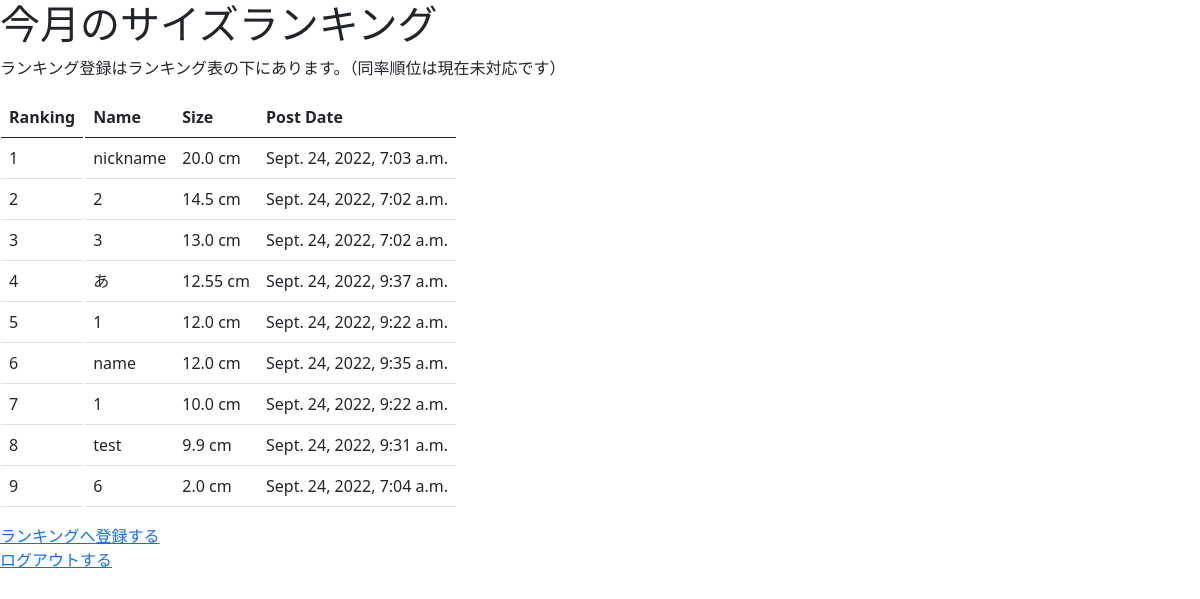
/show/ (signed in), run on the app's committed database.
### sizeranking_app/models.py (models this page shows)
class RankingModel(models.Model):
    name = models.CharField(max_length=10)
    size = models.FloatField(validators=[MinValueValidator(0), MaxValueValidator(26)])
    ranking = models.AutoField(primary_key=True)
    pub_date = models.DateTimeField(auto_now_add=True)
    class Meta:
        ordering = ('-size',)

### sizeranking_app/views.py (the view)
# urls.py: path('show/', showview, name='show'),
@login_required
def showview(request):
    object_list = RankingModel.objects.all() #ランキングモデルのテーブル全て取得
    ranking = range(1, len(object_list)+1)
    params = {
        'object_list' : object_list,
        'ranking_list' : ranking,
    }
    return render(request, 'show.html', params) #{}内の左がhtmlでの変数名：右が中身

### templates/show.html
{% extends 'base.html' %}
{% load static %}
{% block header %}
<link href="{% static 'style.css' %}" rel="stylesheet">
{% endblock header%}
{% block content %}
<h1>今月のサイズランキング</h1>
<p>ランキング登録はランキング表の下にあります。（同率順位は現在未対応です）</p>
<TABLE BORDER="0">
<TR>
<TD>
<table class="table caption-top">
  <thead>
    <tr>
      <th scope="col">Ranking</th>
    </tr>
  </thead>
  <tbody>
  {% for ranking in ranking_list %}
    <tr>
      <td>{{ ranking }}</td>
    </tr>
  {% endfor %}
  </tbody>
</table>
</TD>
<TD>
<table class="table caption-top">
  <thead>
    <tr>
      <th scope="col">Name</th>
      <th scope="col">Size</th>
      <th scope="col">Post Date</th>
    </tr>
  </thead>
  <tbody>
  {% for item in object_list %}
    <tr>
      <td>{{ item.name }}</td>
      <td>{{ item.size }} cm</td>
      <td>{{ item.pub_date }}</td>
    </tr>
  {% endfor %}
  </tbody>
</table>
</TD>
</TR>
</TABLE>
<a href="{% url 'register' %}">ランキングへ登録する</a>
<br>
<a href="{% url 'logout' %}">ログアウトする</a>
{% endblock content %}

### templates/base.html (shortened to what this page needs)
<!doctype html>
<html lang="en">
  <head>
    <link href="https://cdn.jsdelivr.net/npm/bootstrap@5.0.2/dist/css/bootstrap.min.css" rel="stylesheet">
  </head>
  <body>
    {% block header %}
    {% endblock header %}
    {% block content %}
    {% endblock content%}
  </body>
</html>

### data on the page
RankingModel: name "nickname", size "20.0", pub_date "Sept. 24, 2022, 7:03 a.m."
RankingModel: name "2", size "14.5", pub_date "Sept. 24, 2022, 7:02 a.m."
RankingModel: name "3", size "13.0", pub_date "Sept. 24, 2022, 7:02 a.m."
RankingModel: name "あ", size "12.55", pub_date "Sept. 24, 2022, 9:37 a.m."
RankingModel: name "1", size "12.0", pub_date "Sept. 24, 2022, 9:22 a.m."
RankingModel: name "name", size "12.0", pub_date "Sept. 24, 2022, 9:35 a.m."
RankingModel: name "1", size "10.0", pub_date "Sept. 24, 2022, 9:22 a.m."
RankingModel: name "test", size "9.9", pub_date "Sept. 24, 2022, 9:31 a.m."
RankingModel: name "6", size "2.0", pub_date "Sept. 24, 2022, 7:04 a.m."

### other printed values
{{ ranking }} "1" "2" "3" "4" "5" "6" "7" "8" "9"
